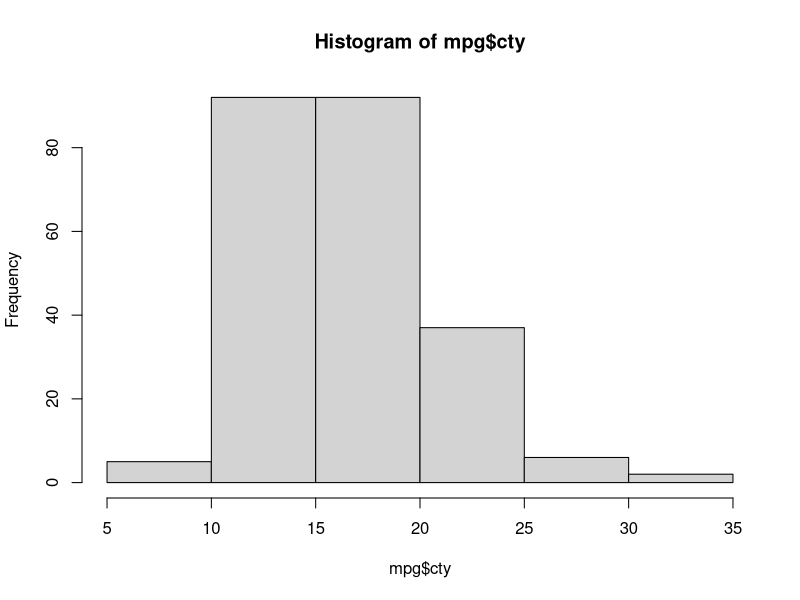
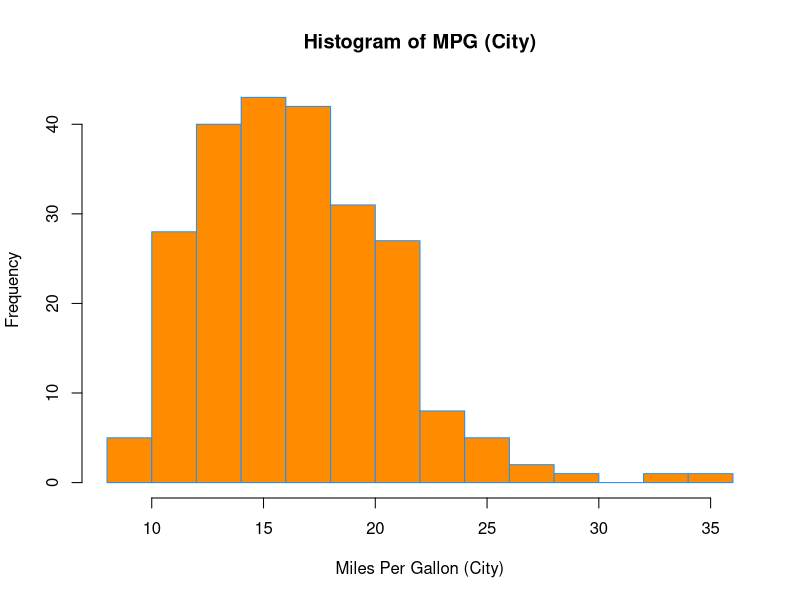
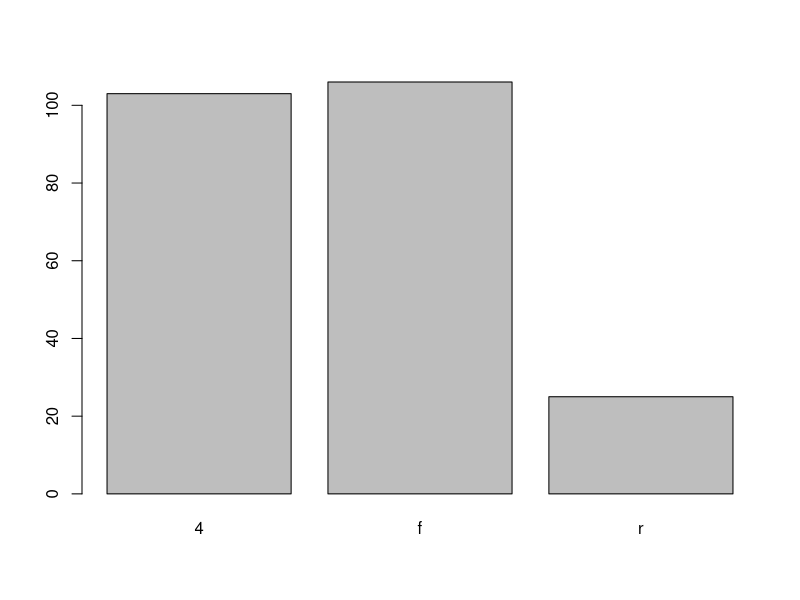
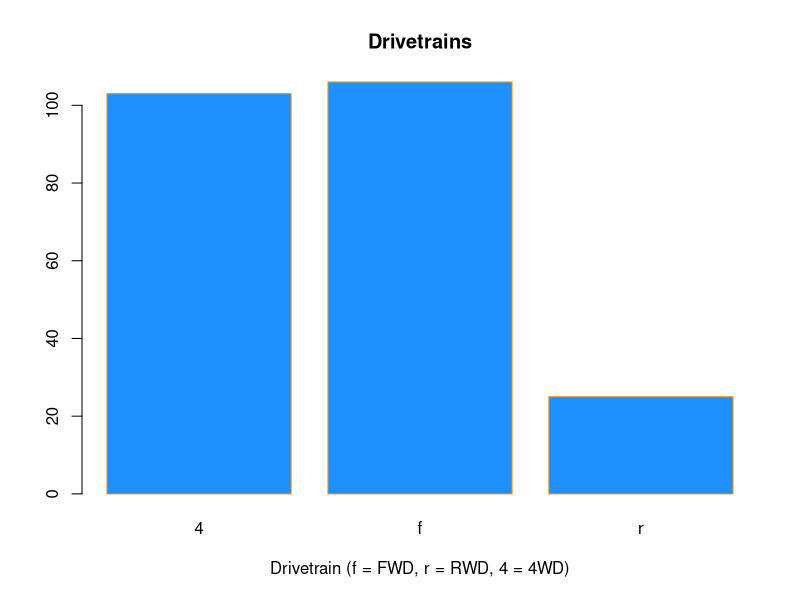
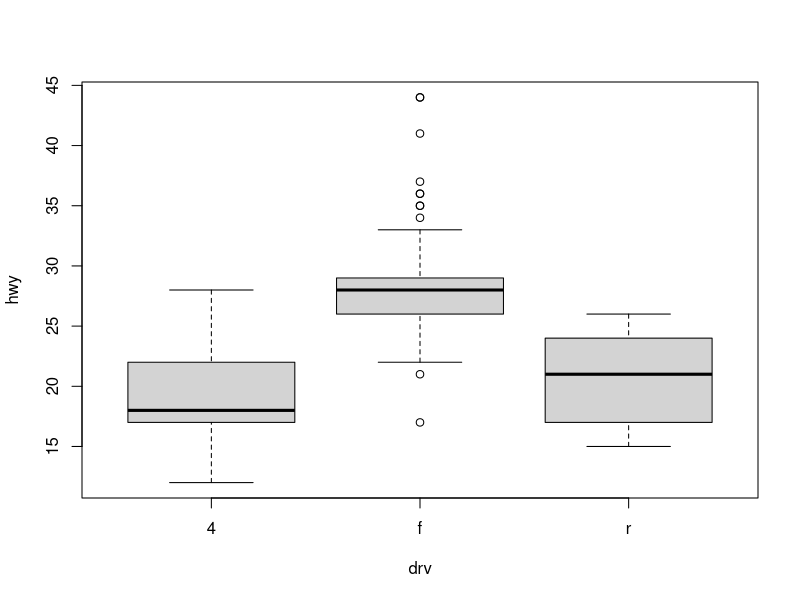
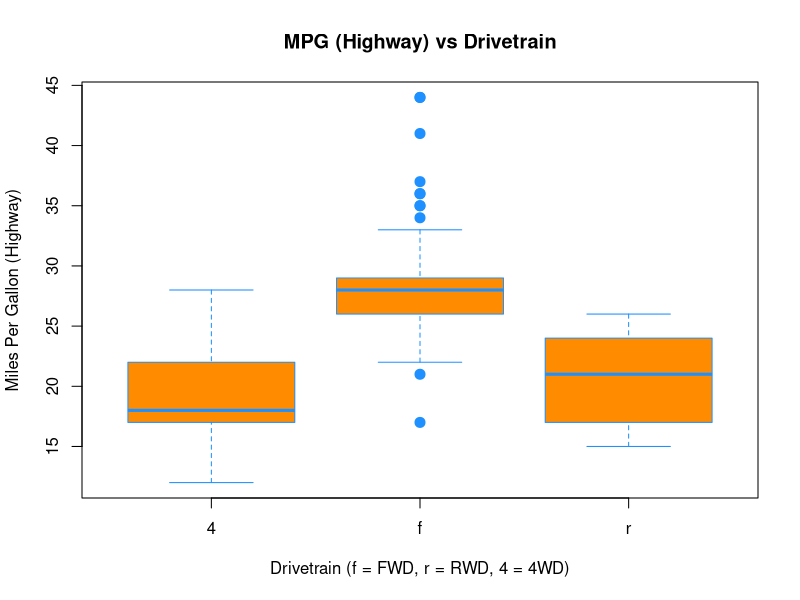
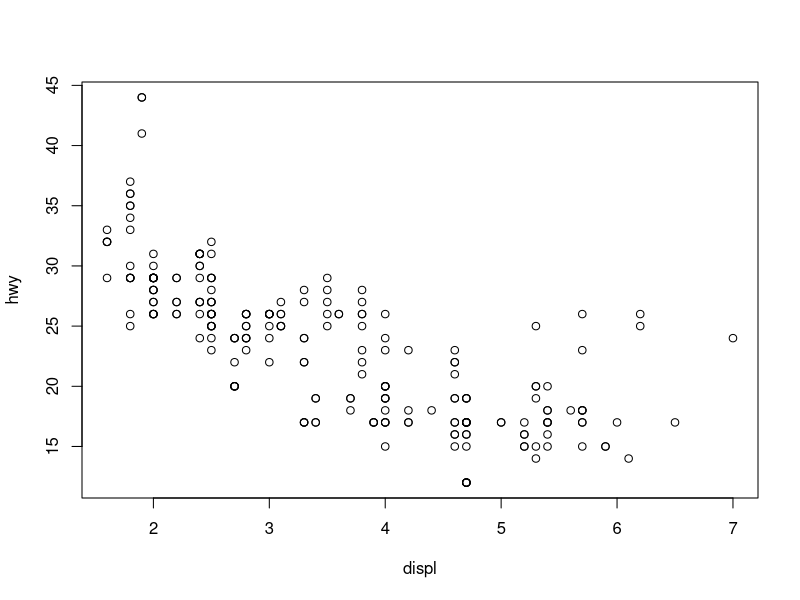
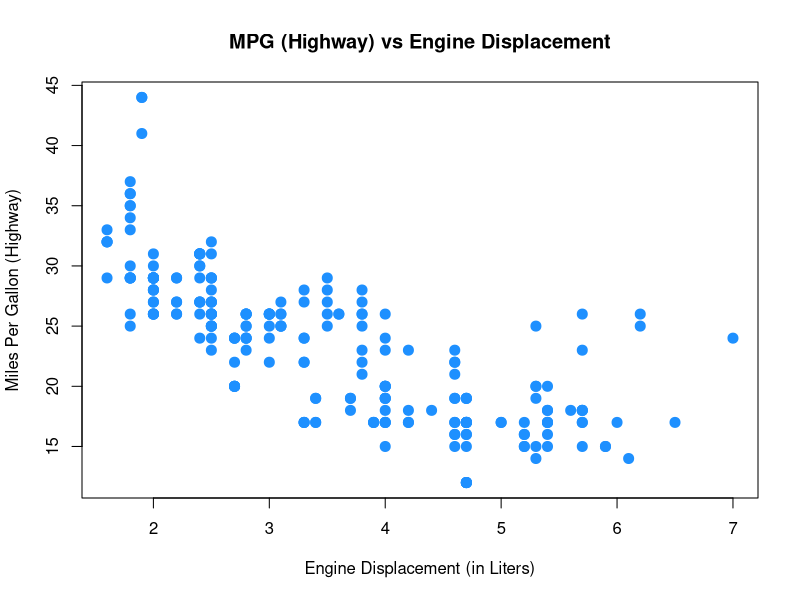

R code for these plots, in order:
mpg = ggplot2::mpg

#histograms (numeric)

hist(mpg$cty)
mean(mpg$cty)
sd(mpg$cty)

hist(mpg$cty, #additional arguments
     xlab = "Miles Per Gallon (City)",
     main = "Histogram of MPG (City)",
     breaks = 12,
     col = "darkorange",
     border = "dodgerblue")

#bar plots (categorical)

barplot(table(mpg$drv))

barplot(table(mpg$drv),
        xlab = "Drivetrain (f = FWD, r = RWD, 4 = 4WD)",
        main = "Drivetrains",
        col = "dodgerblue",
        border = "darkorange")

#box plots (numeric vs categorical)

boxplot(hwy ~ drv, data = mpg) #formula (y ~ x)

boxplot(hwy ~ drv, data = mpg,
        xlab = "Drivetrain (f = FWD, r = RWD, 4 = 4WD)",
        ylab = "Miles Per Gallon (Highway)",
        main = "MPG (Highway) vs Drivetrain",
        pch = 20, #plot character
        cex = 2,
        col = "darkorange",
        border = "dodgerblue")

#scatter plots (numeric vs numeric)

plot(hwy ~ displ, data = mpg)

plot(hwy ~ displ, data = mpg,
     xlab = "Engine Displacement (in Liters)",
     ylab = "Miles Per Gallon (Highway)",
     main = "MPG (Highway) vs Engine Displacement",
     pch = 20,
     cex = 2,
     col = "dodgerblue")

#plotting systems

library(lattice)
xyplot(hwy ~ displ, data = mpg)

library(ggplot2) #becoming increasingly popular
ggplot(mpg, aes(x = displ, y = hwy)) + geom_point()